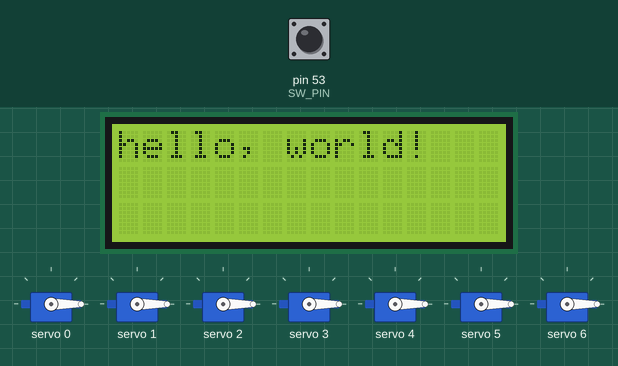
This sketch was run on a simulated Arduino Mega 2560, built with avr-gcc and run on an emulated ATmega2560. On the bench: 16×3 character LCD, 7 × servo. The inputs (shaded band) are chosen by the test bench; at power-on: pin 53 (SW_PIN) HIGH. What the sketch prints to the serial monitor is not drawn.

Above: at 1.2 s.
1.3 s: pin 53 (SW_PIN) pulled LOW for 0.15 s
At 1.7 s:
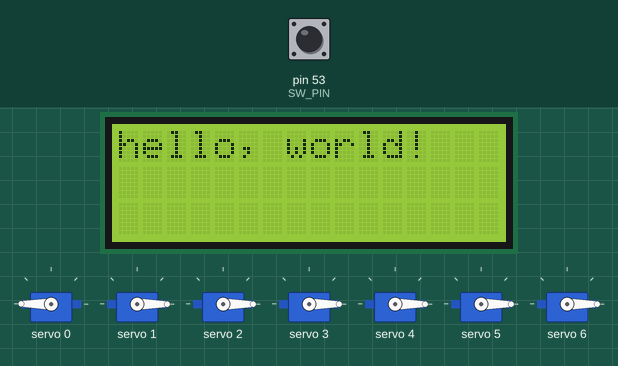
At 3.7 s:
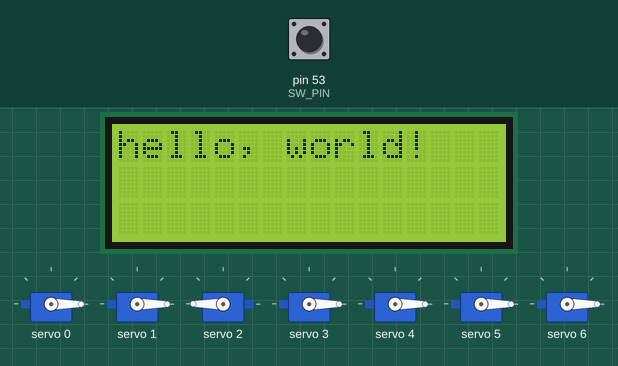
4.4 s: pin 53 (SW_PIN) pulled LOW for 3.2 s
At 8.7 s:
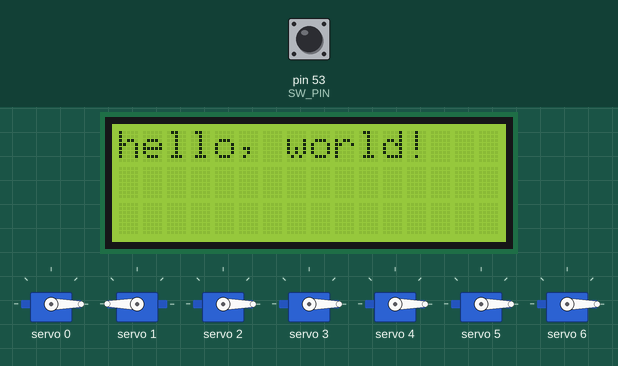
Timing chart, 0 to 14.3 s (numbered marks = the images above; inputs shaded):
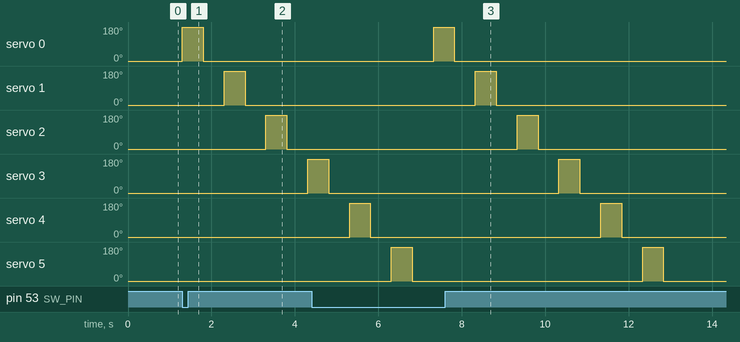

Measured:
- after the input at 1.3 s, servo 0: 0° → 180° at once, → 0° 0.50 s later; servo 1: 0° → 180° after 1.0 s, → 0° 0.50 s later; servo 2: 0° → 180° after 2.0 s, → 0° 0.50 s later; servo 3: 0° → 180° after 3.0 s
- after the input at 4.4 s, servo 0: 0° → 180° after 2.9 s, → 0° 0.50 s later; servo 1: 0° → 180° after 3.9 s, → 0° 0.50 s later; servo 2: 0° → 180° after 4.9 s, → 0° 0.50 s later
- by itself, servo 4, servo 5: alternates 180° for 0.50 s and 0° for 5.5 s

The sketch:

index.ino
```cpp
#include <Wire.h>
#include <Adafruit_PWMServoDriver.h>
#include <LiquidCrystal.h>

#define SERVOS 6
#define MIN 100
#define MAX 600
#define SW_PIN 53
#define VRX_PIN 0
#define VRY_PIN 1

Adafruit_PWMServoDriver pwm = Adafruit_PWMServoDriver();
LiquidCrystal lcd(22, 24, 26, 28, 30, 32);

void setup() {
  pinMode(SW_PIN, INPUT);
  digitalWrite(SW_PIN, HIGH);

  lcd.begin(16, 3);
  lcd.setCursor(0, 0);
  lcd.print("hello, world!");

  Serial.begin(115200);

  pwm.begin();
  pwm.setPWMFreq(50);

  for (int i = 0; i <= SERVOS; i++) {
    pwm.setPWM(i, 0, MIN);
  }
}

void loop() {
  if (Serial.available() >= 2) {
    unsigned int servo = (unsigned int)Serial.read();
    unsigned int arc = (unsigned int)Serial.read();

    pwm.setPWM(servo, 0, map(arc, 0, 180, MIN, MAX));
    sendPacket(servo, arc);
  }

  if (digitalRead(SW_PIN) == 0) {
    for (int i = 0; i < SERVOS; i++) {

        sendPacket(i, 180);
        pwm.setPWM(i, 0, map(180, 0, 180, MIN, MAX));
        delay(500);

        sendPacket(i, 0);
        pwm.setPWM(i, 0, map(0, 0, 180, MIN, MAX));
        delay(500);
    }
  }

  delay(10);
}

void sendPacket(unsigned int servo, unsigned int arc) {
    byte packet[2];
    packet[0] = servo;
    packet[1] = arc;
    Serial.write(packet, 2);
}
```
